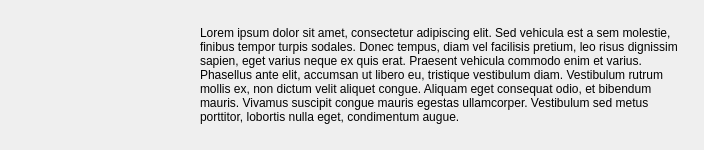
<?xml version="1.0" encoding="UTF-8"?>
<ui version="4.0">
 <class>stabilisLegal</class>
 <widget class="QWidget" name="stabilisLegal">
  <property name="geometry">
   <rect>
    <x>0</x>
    <y>0</y>
    <width>704</width>
    <height>150</height>
   </rect>
  </property>
  <property name="windowTitle">
   <string>Form</string>
  </property>
  <widget class="QLabel" name="legalLabel">
   <property name="geometry">
    <rect>
     <x>200</x>
     <y>20</y>
     <width>484</width>
     <height>110</height>
    </rect>
   </property>
   <property name="text">
    <string>&lt;html&gt;&lt;head/&gt;&lt;body&gt;&lt;p&gt;&lt;span style=&quot; font-family:'Arial,Helvetica,sans'; font-size:9pt; color:#000000;&quot;&gt;Lorem ipsum dolor sit amet, consectetur adipiscing elit. Sed vehicula est a sem molestie, finibus tempor turpis sodales. Donec tempus, diam vel facilisis pretium, leo risus dignissim sapien, eget varius neque ex quis erat. Praesent vehicula commodo enim et varius. Phasellus ante elit, accumsan ut libero eu, tristique vestibulum diam. Vestibulum rutrum mollis ex, non dictum velit aliquet congue. Aliquam eget consequat odio, et bibendum mauris. Vivamus suscipit congue mauris egestas ullamcorper. Vestibulum sed metus porttitor, lobortis nulla eget, condimentum augue.&lt;/span&gt;&lt;/p&gt;&lt;/body&gt;&lt;/html&gt;</string>
   </property>
   <property name="wordWrap">
    <bool>true</bool>
   </property>
  </widget>
  <widget class="QLabel" name="stabilisLogo">
   <property name="geometry">
    <rect>
     <x>20</x>
     <y>10</y>
     <width>150</width>
     <height>120</height>
    </rect>
   </property>
   <property name="text">
    <string/>
   </property>
  </widget>
 </widget>
 <resources/>
 <connections/>
</ui>
